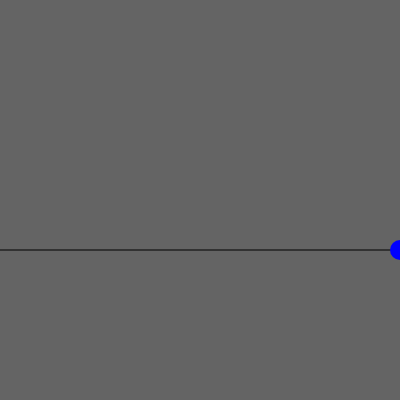
Frame 1 (no input)
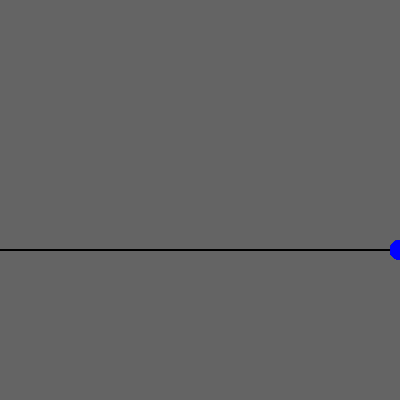
Frame 60 (no input)
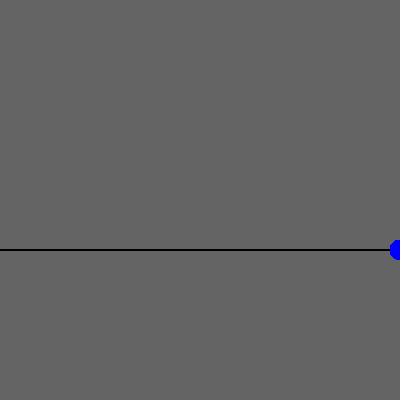
Frame 120 (the mouse pressed at the canvas centre since frame 60)

The p5.js sketch that drew these frames (run headless with seeded random() and noise() and a simulated clock; from frame 60 on, the mouse is pressed at the canvas centre):

// p5.js sketch
// ── sketch.js
function setup() {

  createCanvas(400, 400);
  background(100);
}
function draw() {
  // line(80,20,125,150);
  stroke(0);
  line(0,250,800,250);
  fill(0,0,255);
  noStroke();
  circle(400,250,20);

}
// ── main.js
console.log("Hola desde la consola")
